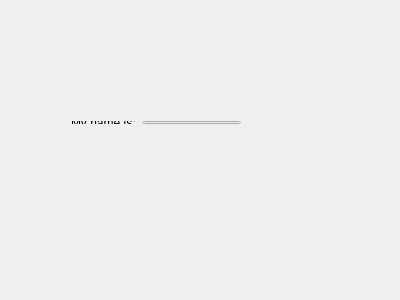
<?xml version="1.0" encoding="UTF-8"?>
<ui version="4.0">
 <class>Widget</class>
 <widget class="QWidget" name="Widget">
  <property name="geometry">
   <rect>
    <x>0</x>
    <y>0</y>
    <width>400</width>
    <height>300</height>
   </rect>
  </property>
  <property name="windowTitle">
   <string>Widget</string>
  </property>
  <widget class="QWidget" name="">
   <property name="geometry">
    <rect>
     <x>60</x>
     <y>110</y>
     <width>192</width>
     <height>25</height>
    </rect>
   </property>
   <layout class="QHBoxLayout" name="horizontalLayout">
    <item>
     <widget class="QLabel" name="label">
      <property name="text">
       <string>My name is:</string>
      </property>
     </widget>
    </item>
    <item>
     <widget class="QLineEdit" name="lineEdit"/>
    </item>
   </layout>
  </widget>
 </widget>
 <layoutdefault spacing="6" margin="11"/>
 <resources/>
 <connections/>
</ui>
